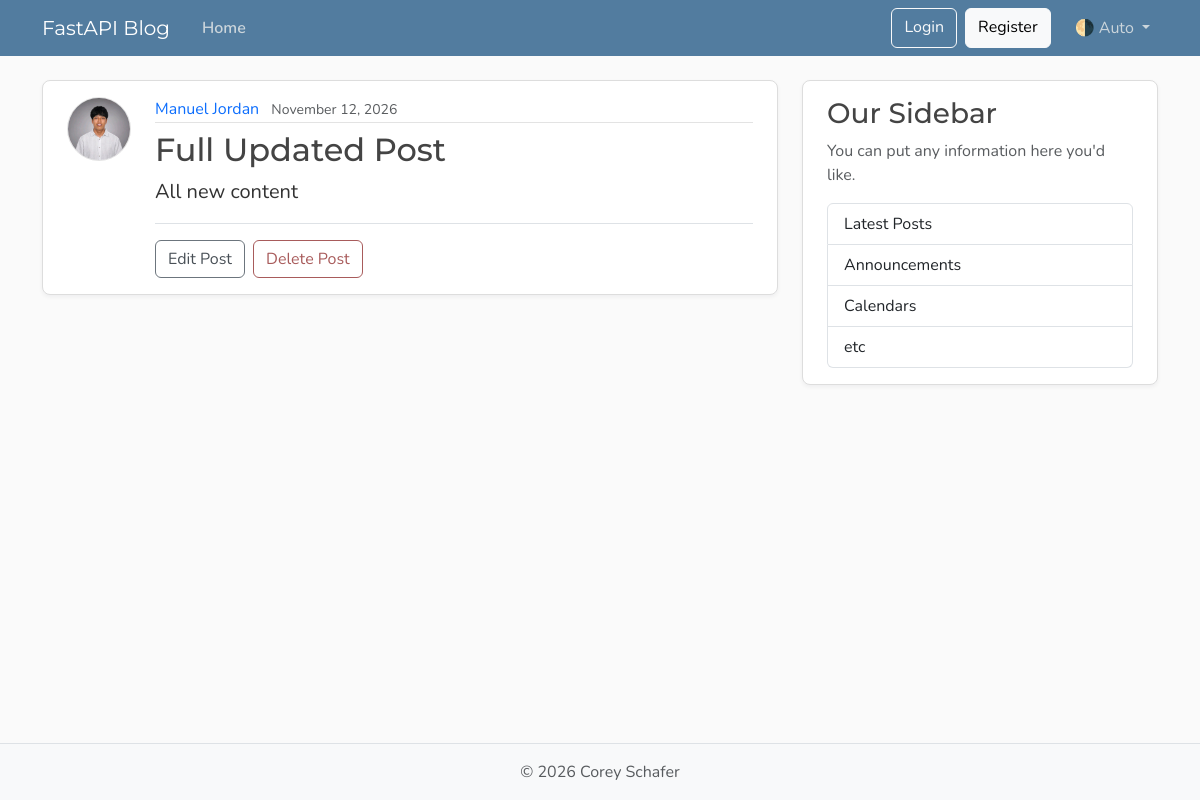
/posts/1, run on the app's committed database.
### models.py (models this page shows, shortened)
class User(Base):
    __tablename__ = "users"
    id: Mapped[int] = mapped_column(Integer, primary_key=True, index=True)
    username: Mapped[str] = mapped_column(String(50), unique=True, nullable=False)
    email: Mapped[str] = mapped_column(String(120), unique=True, nullable=False)
    image_file: Mapped[str | None] = mapped_column(
        String(200),
        nullable=True,
        default=None,
    )
    posts: Mapped[list[Post]] = relationship(
        back_populates="author", cascade="all, delete-orphan"
    )

class Post(Base):
    __tablename__ = "posts"
    id: Mapped[int] = mapped_column(Integer, primary_key=True, index=True)
    title: Mapped[str] = mapped_column(String(100), nullable=False)
    content: Mapped[str] = mapped_column(Text, nullable=False)
    user_id: Mapped[int] = mapped_column(
        ForeignKey("users.id"),
        nullable=False,
        index=True,
    )
    date_posted: Mapped[datetime] = mapped_column(
        DateTime(timezone=True),
        default=lambda: datetime.now(UTC),
    )
    author: Mapped[User] = relationship(back_populates="posts")

### main.py (the view)
@app.get("/posts/{post_id}", include_in_schema=False)
def post_page(request: Request, post_id: int, db: Annotated[Session, Depends(get_db)]):
    result = db.execute(select(models.Post).where(models.Post.id == post_id))
    post = result.scalars().first()
    if post:
        title = post.title[:50]
        return templates.TemplateResponse(
            request,
            "post.html",
            {"post": post, "title": title},
        )
    raise HTTPException(status_code=status.HTTP_404_NOT_FOUND, detail="Post not found")

### templates/post.html (shortened to what this page needs)
{% extends "layout.html" %} {% block content %}
<article class="content-section py-3 px-4 mb-4">
  <div class="d-flex align-items-start gap-4">
    <img
      class="rounded-circle article-img flex-shrink-0"
      src="{{ post.author.image_path }}"
      alt="{{ post.author.username }}'s profile picture"
      width="64"
      height="64"
      loading="lazy"
    />
    <div class="flex-grow-1">
      <div class="article-metadata mb-2">
        <a
          class="me-2"
          href="{{ url_for('user_posts', user_id=post.author.id) }}"
          >{{ post.author.username }}</a
        >
        <small class="text-body-secondary"
          >{{ post.date_posted.strftime("%B %d, %Y") }}</small
        >
      </div>
      <h2 class="article-title">{{ post.title }}</h2>
      <p class="article-content">{{ post.content }}</p>
      <div class="post-actions mt-3 pt-3 border-top">
        <a class="btn btn-outline-secondary me-1" href="#">Edit Post</a>
        <button
          type="button"
          class="btn btn-outline-danger"
          data-bs-toggle="modal"
          data-bs-target="#deleteModal"
        >
          Delete Post
        </button>
      </div>
    </div>
  </div>
</article>
{% endblock content %}

### static/css/main.css (style rules this page uses)
:root { --font-heading: "Montserrat", system-ui, -apple-system, BlinkMacSystemFont, sans-serif; --font-body: "Nunito", system-ui, -apple-system, BlinkMacSystemFont, sans-serif; --color-bg-body: #fafafa; --color-bg-content: #ffffff; --color-text-primary: #333333; --color-text-heading: #444444; --color-steel: #527c9f; --color-nav-link: #cbd5db; --color-nav-link-hover: #ffffff; --color-link-hover: #428bca; --color-border: #dddddd; --color-border-light: #e3e3e3; --spacing-xl: 5rem; --article-img-size: 4rem; --account-img-size: 7.813rem; }
body { font-family: var(--font-body); background: var(--color-bg-body); color: var(--color-text-primary); }
h1, h2, h3, h4, h5, h6 { font-family: var(--font-heading); color: var(--color-text-heading); }
a { text-decoration: none; }
.content-section { background: var(--color-bg-content); border: 1px solid var(--color-border); border-radius: 0.5rem; box-shadow: 0 2px 4px rgba(15, 23, 42, 0.05); transition: box-shadow 0.15s ease, transform 0.15s ease, border-color 0.15s ease; }
.article-title { color: var(--color-text-heading); transition: color 0.2s ease-in-out; }
.article-content { white-space: pre-line; font-size: 1.25rem; }
.article-img { height: var(--article-img-size); width: var(--article-img-size); flex-shrink: 0; object-fit: cover; border: 1px solid var(--color-border-light); box-shadow: 0 0 0 2px var(--color-bg-content); }
.article-metadata { padding-bottom: 0.063rem; border-bottom: 1px solid var(--color-border-light); }
.article-metadata a { transition: color 0.2s ease-in-out; }
.btn-outline-secondary { --bs-btn-color: #495057; --bs-btn-border-color: #6c757d; --bs-btn-hover-color: #fff; --bs-btn-hover-bg: #5a6268; --bs-btn-hover-border-color: #545b62; --bs-btn-active-color: #fff; --bs-btn-active-bg: #545b62; --bs-btn-active-border-color: #4e555b; }
.btn-outline-danger { --bs-btn-color: #a85b5b; --bs-btn-border-color: #a85b5b; --bs-btn-hover-color: #fff; --bs-btn-hover-bg: #924e4e; --bs-btn-hover-border-color: #874848; --bs-btn-active-color: #fff; --bs-btn-active-bg: #874848; --bs-btn-active-border-color: #7c4242; }

### data on the page
User: author.image_path (picture), author.username "Manuel Jordan"
Post: date_posted "November 12, 2026", title "Full Updated Post", content "All new content"
